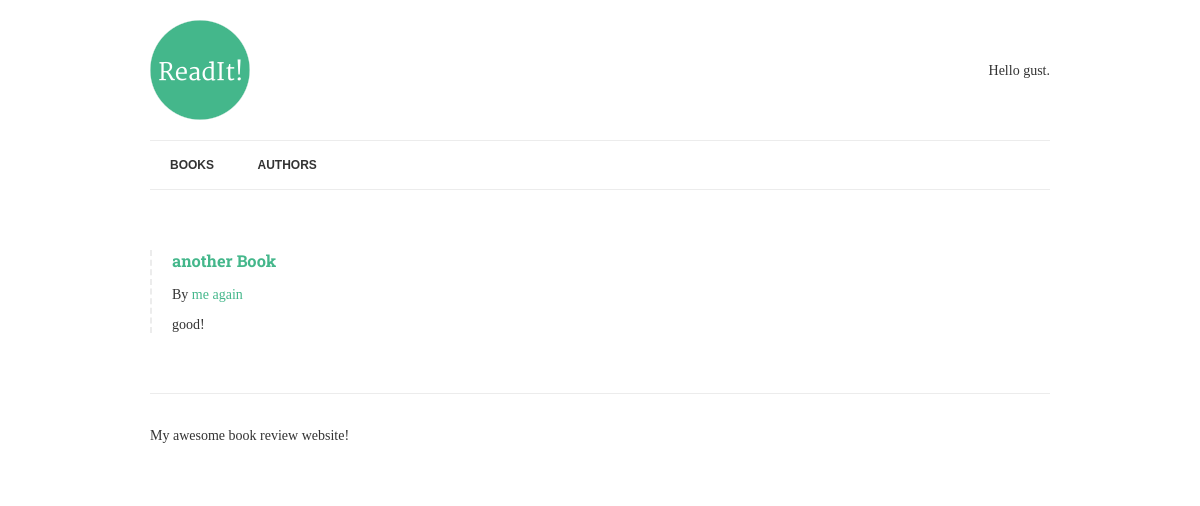
Before: /books/2 with the older database file.
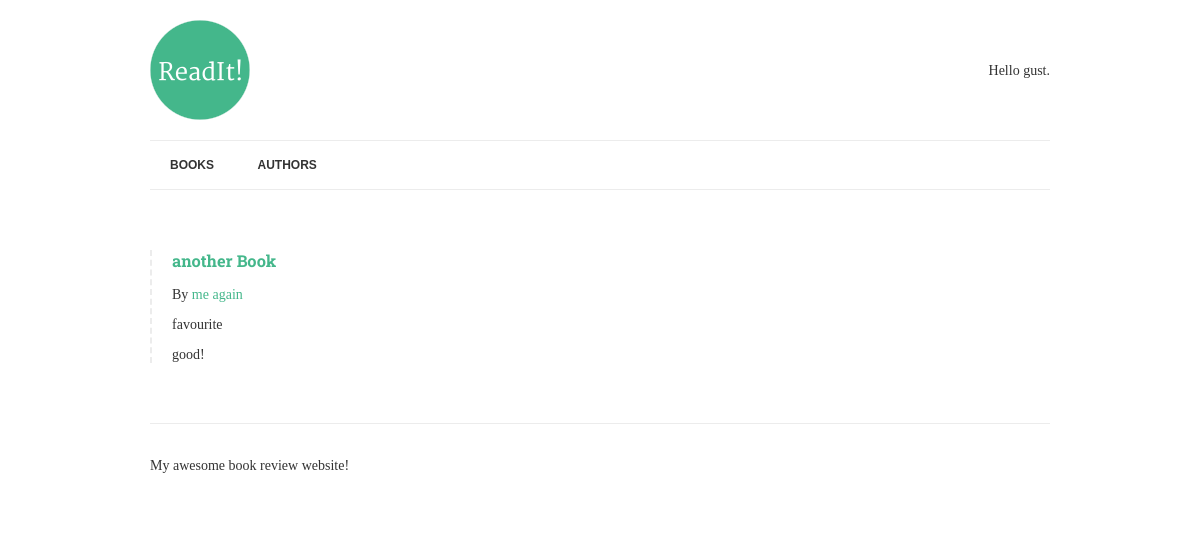
After: the same page with the newer database file.
### books/views.py (the view)
# urls.py: path('books/<int:pk>',BookDetail.as_view(),name="book-detail"), #(?P<pk>[-\w]+/)
class BookDetail(DetailView):
    model=Book
    template_name="book.html"

### books/templates/book.html
{% extends "base.html" %}
{% block content %}
    {% if book.review %}
        {% include "book-detail.html" %}
    {% endif %}
{% endblock content %}

### books/templates/book-detail.html
 <div class="book">
    <h3><a href="{% url 'book-detail' book.pk %}"> {{book.title }} </a></h3>
    <p>By {% for author in book.authors.all %} <a href= "{% url 'author-detail' author.pk %}"> {{author.name}}</a> {% endfor %}</p>
    {% if book.is_favourite %} <p class="highlight">favourite</p>{% endif %}
    <p>{{book.review|linebreaks}}</p>
</div>

Changed rows visible on the page:
changed Book "another Book": is_favourite False → True (drawn)
Other visible differences:
text now shown: "favourite"
